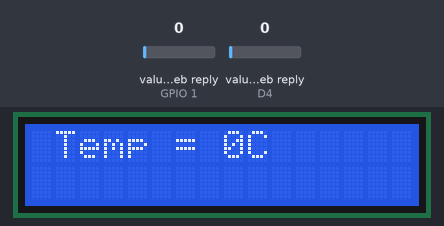
Recording of a sketch running on a simulated ESP8266 (NodeMCU). Shown: 16×2 character LCD. The inputs (shaded band) are chosen by the test bench; at power-on: value in the web reply (sensors on GPIO 1, D4) 0. WiFi joins after 1.5 s; servers stay silent unless stated; web services answer with replies made up by the test bench; what the sketch prints to the serial monitor is not drawn.

Above: at 3.7 s.
3.8 s: value in the web reply (sensor on GPIO 1) set to 2
At 16.6 s:
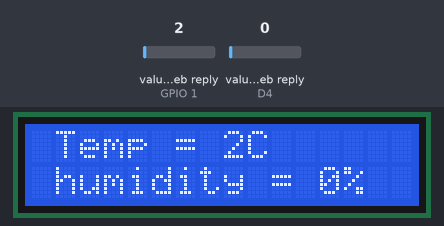
17.0 s: value in the web reply (sensor on D4) set to 2
At 23.2 s:
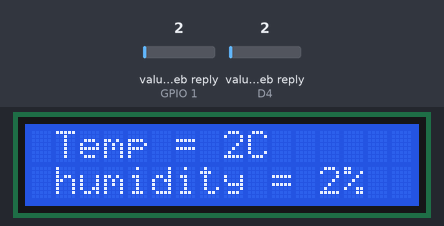
26.6 s: value in the web reply (sensor on GPIO 1) set to 25
At 29.5 s:
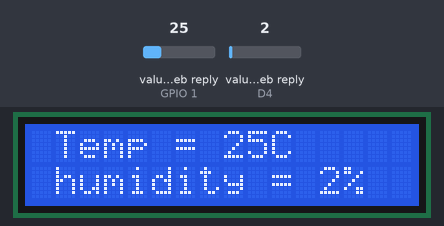
36.2 s: value in the web reply (sensor on D4) set to 25
At 47.8 s:
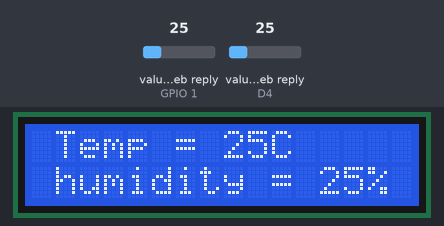
48.5 s: value in the web reply (sensor on GPIO 1) set to 50
At 54.2 s:
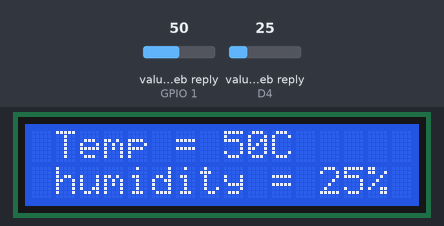
58.1 s: value in the web reply (sensor on D4) set to 50
At 60.8 s:
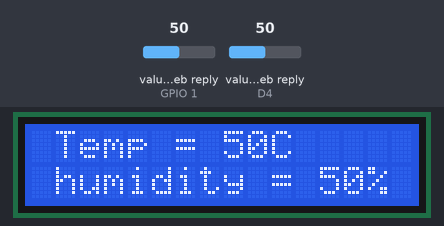
Timing chart, 0 to 62.3 s (numbered marks = the images above; inputs shaded):
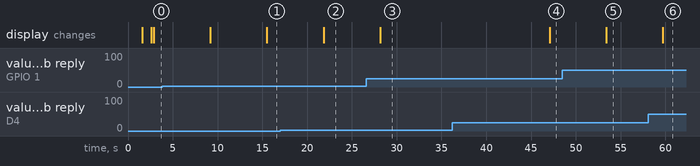

Measured:
- after the input at 3.8 s, the display: first differs from a run without the input after 11.7 s (image 1)
- after the input at 17.0 s, the display: changes after 4.8 s (image 2)
- after the input at 26.6 s, the display: changes after 1.5 s (image 3)
- after the input at 36.2 s, the display: changes after 10.9 s (image 4)
- after the input at 48.5 s, the display: changes after 4.9 s (image 5)
- after the input at 58.1 s, the display: changes after 1.6 s (image 6)

The sketch:

14_readFromCloudanddisp.ino
```cpp
/*

   This code is for Retreving data from Thingspeak.com

   Connect Node MCU to USB and to your computer


*/

#include <ESP8266WiFi.h>
#include <WiFiClient.h>
#include <ThingSpeak.h>
#include <Wire.h>
#include <LiquidCrystal_I2C.h>
//#include <dht.h>

#define dht11 D2
LiquidCrystal_I2C lcd(0x27, 16, 2);
//dht DHT;
const int Field1 = 1, Field2 = 2;

const char* ssid = "Ravi shah";   //Wi-Fi Name
const char* password = "Ravishah12";// Wi-Fi Passcode

WiFiClient client;
unsigned long myChannelNumber = 694357;         // Write your Channel ID


void setup()
{
  Serial.begin(115200);
  lcd.init();
  lcd.backlight();
  //lcd.print("WEL-Come");
  // Connect to WiFi network
  Serial.print("Connecting to ");
  Serial.println(ssid);
  WiFi.begin(ssid, password);
  while (WiFi.status() != WL_CONNECTED)
  {
    delay(500);
    Serial.print(".");
  }
  Serial.println("\nWiFi connected");
  // Print the IP address
  Serial.println(WiFi.localIP());
  ThingSpeak.begin(client);

  // This will start display of data from cloud on Serial Monitor

  Serial.println("Device Start Reading Data From Cloud");
  lcd.print("welcome to hubli");
  delay(1000);
  lcd.clear();
}
void loop()
{

  //DHT.read11(dht11);
  // This will read Tempereture from Thingspeak.com
  int Tempereture = ThingSpeak.readLongField(myChannelNumber, Field1);

  // This will display Tempereture on Serial Monitor
  //Serial.print("Tempereture = ");
  //Serial.print(Tempereture);

  lcd.setCursor(1, 0);
  lcd.print("Temp = ");
  lcd.print(Tempereture);
  lcd.print("C ");
  delay(6000);
  // This will read Humidity from Thingspeak.com
  int Humidity = ThingSpeak.readLongField(myChannelNumber, Field2);

  // This will display Humidity on Serial Monitor
  //Serial.print("\t\tHumidity = ");
  //Serial.println(Humidity);

  lcd.setCursor(1, 7);
  lcd.print("humidity = ");
  lcd.print(Humidity);
  lcd.print("%  ");
  delay(6000);
}
```
